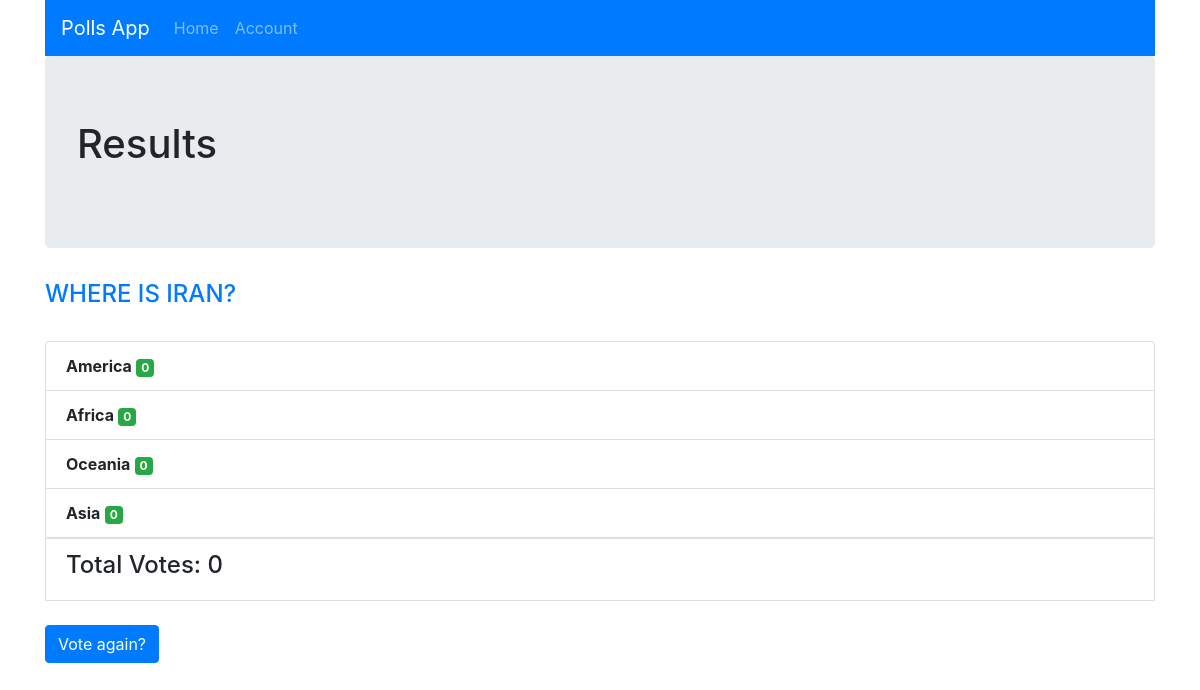
Screenshot of /polls/results/1/ with the database file from the repository.
### polls/models.py (models this page shows, shortened)
class Question(models.Model):
    question_text = models.CharField(max_length=200)
    pub_date = models.DateTimeField(auto_now=True)

class Choice(models.Model):
    question = models.ForeignKey(Question,on_delete=models.CASCADE)
    choice_text = models.CharField(max_length=200)
    votes = models.IntegerField(default=0)

### polls/views.py (the view)
# urls.py: path("results/<int:question_id>/", views.results, name="results"),
def results(request, question_id):
    question = get_object_or_404(Question, pk=question_id)
    total_votes = 0
    for choice in question.choice_set.all():
        total_votes += choice.votes
    return render(request, "polls/results.html", {"question": question , 'total' : total_votes})

### polls/templates/polls/results.html (shortened to what this page needs)
{% extends 'polls/base.html' %}
{% block title_page %}Results{% endblock title_page %}
{% block content %}
<h4 class="text-primary">{{question.question_text|upper}}</h4>
<br>
<ul class="list-group ">
{% for choice in question.choice_set.all %}
    <li class="list-group-item"><strong>{{ choice.choice_text }}</strong> <span class="badge badge-success">{{ choice.votes }}</span></li>
    {% endfor %}
</ul>
<li class="list-group-item"><h4>Total Votes: {{total}}</h4></li>
<br>
<a href="{% url 'polls:detail' question.id %}" class="btn btn-primary">Vote again?</a>
{% endblock content %}

### rows the page displays
Question: question_text "WHERE IS IRAN?"
Choice: choice_text "America", votes "0"
Choice: choice_text "Africa", votes "0"
Choice: choice_text "Oceania", votes "0"
Choice: choice_text "Asia", votes "0"

### other values shown
{{ total }} "0"
